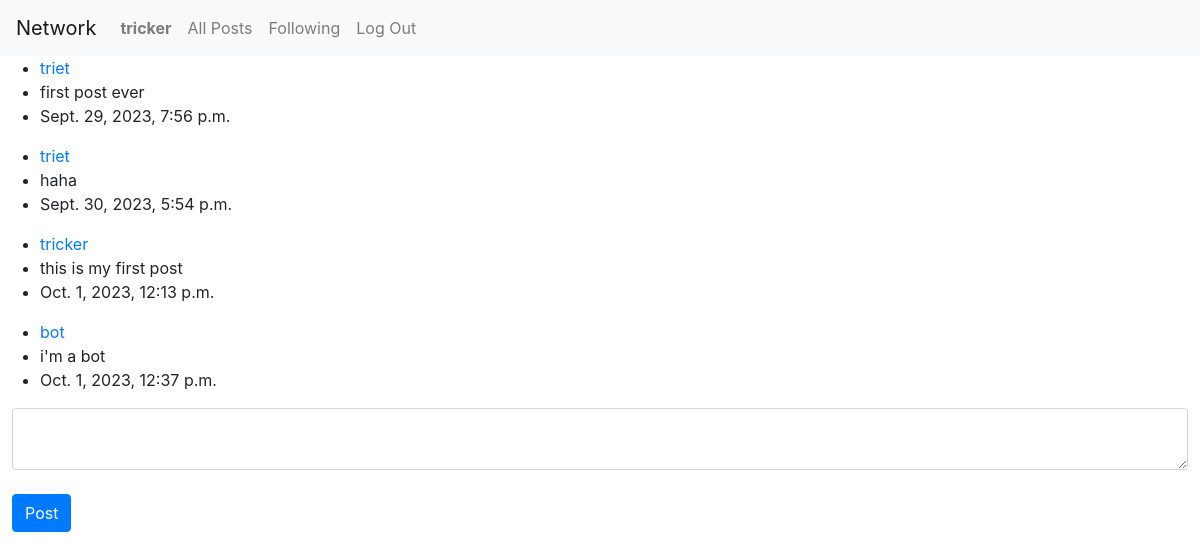
Page / (signed in) on the committed database.
### network/models.py (models this page shows, shortened)
class User(AbstractUser):
    pass

class Post(models.Model):
    username = models.ForeignKey(User, on_delete=models.CASCADE, related_name="username_post")
    content = models.CharField(max_length=500)
    date = models.DateTimeField(auto_now_add=True)

### network/views.py (the view)
# urls.py: path("", views.index, name="index"),
def index(request):
    posts = Post.objects.all().order_by("date")
    return render(request, "network/index.html", {
        "posts": posts
    })

### network/templates/network/index.html (shortened to what this page needs)
{% extends "network/layout.html" %}
{% block body %}
    {% for post in posts %}
    <ul>
        <li>
            <a href="{% url 'profile' post.username.id %}">{{ post.username }}</a>
        </li>
        <li>{{ post.content }}</li>
        <li>{{ post.date }}</li>
    </ul>
    {% endfor %}
    <div class="new-post-container">
        <form action="{% url 'new_post' %}" method="post">
            <textarea class="form-control" name="post" aria-label="With textarea"></textarea><br>
            <button class="btn btn-primary" type="submit">Post</button>
        </form>
    </div>
{% endblock %}

### network/templates/network/layout.html (shortened to what this page needs)
{% load static %}
<!DOCTYPE html>
<html lang="en">
    <head>
        <link rel="stylesheet" href="https://stackpath.bootstrapcdn.com/bootstrap/4.4.1/css/bootstrap.min.css">
        <link href="{% static 'network/styles.css' %}" rel="stylesheet">
    </head>
    <body>
        <nav class="navbar navbar-expand-lg navbar-light bg-light">
            <a class="navbar-brand" href="#">Network</a>
            <div>
              <ul class="navbar-nav mr-auto">
                {% if user.is_authenticated %}
                    <li class="nav-item">
                        {% if user == request.user %}
                            <a class="nav-link" href="{% url 'profile' user.id %}"><strong>{{ user.username }}</strong></a>
                        {% else %}
                            <a class="nav-link" href="{% url 'profile' request.user.id %}"><strong>{{ request.user.username }}</strong></a>
                        {% endif %}
                    </li>
                {% endif %}
                <li class="nav-item">
                  <a class="nav-link" href="{% url 'index' %}">All Posts</a>
                </li>
                {% if user.is_authenticated %}
                    <li class="nav-item">
                        <a class="nav-link" href="{% url 'following' %}">Following</a>
                    </li>
                    <li class="nav-item">
                        <a class="nav-link" href="{% url 'logout' %}">Log Out</a>
                    </li>
                {% endif %}
              </ul>
            </div>
          </nav>
        <div class="body">
            {% block body %}
            {% endblock %}
        </div>
    </body>
</html>

### network/templates/network/index.html (style rules this page uses)
.new-post-container { margin-left: 1%; margin-right: 1%; }

### rows in the picture
User: username "tricker"
Post: username "triet", content "first post ever", date "Sept. 29, 2023, 7:56 p.m."
Post: username "triet", content "haha", date "Sept. 30, 2023, 5:54 p.m."
Post: username "tricker", content "this is my first post", date "Oct. 1, 2023, 12:13 p.m."
Post: username "bot", content "i'm a bot", date "Oct. 1, 2023, 12:37 p.m."
